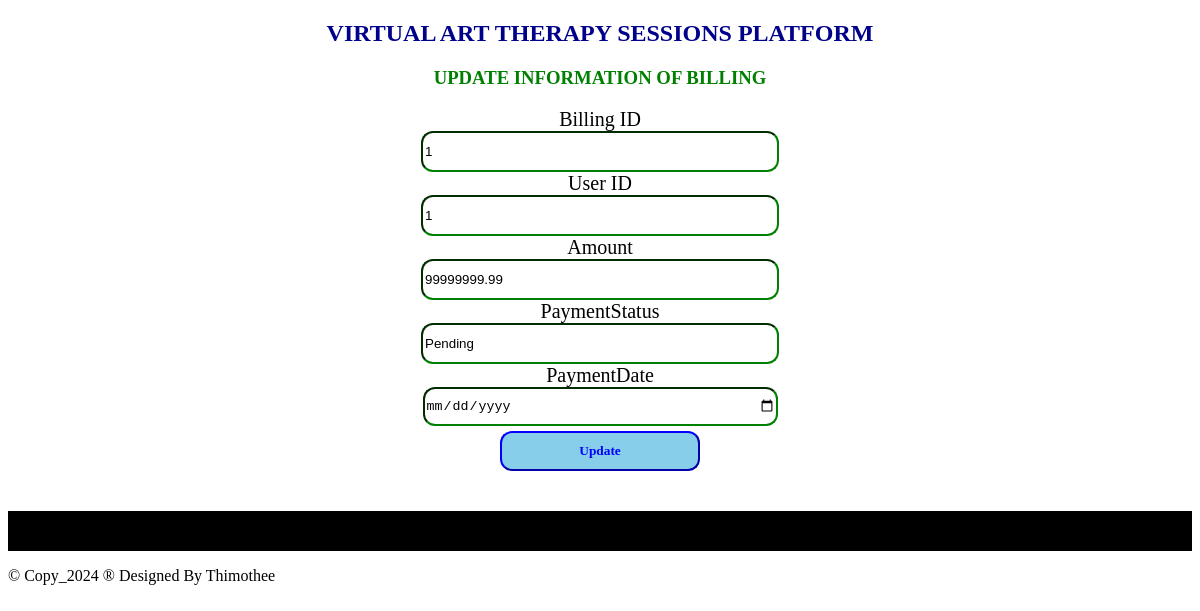
Screenshot of /updatebilling.php?BillingID=1 with the database file from the repository.
### tables this page shows
CREATE TABLE `billing` (
  `BillingID` int(11) NOT NULL,
  `SessionID` int(11) DEFAULT NULL,
  `Amount` decimal(10,2) DEFAULT NULL,
  `PaymentStatus` enum('Pending','Completed','Refunded') DEFAULT NULL,
  `PaymentDate` datetime DEFAULT NULL
);

### updatebilling.php (the view, shortened to what this page needs)
<?php
include "dbconnection.php";
$BillingID = $SessionID = $Amount = $PaymentStatus = $PaymentDate = "";
if ($_SERVER['REQUEST_METHOD'] == 'GET') {
    $BillingID = $_GET["BillingID"];
    $sql = "SELECT * FROM billing WHERE BillingID = ?";
    $stmt = $connection->prepare($sql);
    $stmt->bind_param("i", $BillingID);
    $stmt->execute();
    $result = $stmt->get_result();
    if ($result->num_rows > 0) {
        $row = $result->fetch_assoc();
        $SessionID = $row['SessionID'];
        $Amount = $row["Amount"];
        $PaymentStatus = $row["PaymentStatus"];
        $PaymentDate = $row["PaymentDate"];
    } else {
        header("Location: viewbilling.php");
        exit;
    }
}
?>
<!DOCTYPE html>
<html>
<head>
</head>
<body>
    <center>
        <h2>VIRTUAL ART THERAPY SESSIONS PLATFORM</h2>
        <h3 style="color: green;">UPDATE INFORMATION OF BILLING</h3>
        <section class="forms">
            <form method="POST" onsubmit="return confirmUpdate();">
                <label>Billing ID</label><br>
                <input type="text" name="BillingID" readonly class="input" value="<?php echo $BillingID; ?>"><br>
                <label>User ID</label><br>
                <input type="text" name="SessionID" readonly class="input" value="<?php echo $SessionID; ?>"><br>
                <label>Amount</label><br>
                <input type="text" name="Amount" class="input" value="<?php echo $Amount; ?>"><br>
                <label>PaymentStatus</label><br>
                <input type="text" name="PaymentStatus" value="<?php echo $PaymentStatus; ?>" class="input"><br>
                <label>PaymentDate</label><br>
                <input type="date" name="PaymentDate" value="<?php echo $PaymentDate; ?>" class="input"><br>
                <input type="submit" name="submit" value="Update" class="sb">
            </form>
        </section>
    </center>
    <footer>
        <p style="color: white; text-align: center; margin-top: 40px; background-color: black; height: 40px;"><marquee>&copy; Copy_2024 &reg; Designed By Thimothee</marquee></p>
    </footer>
</body>
</html>

### updatebilling.php (style rules this page uses)
h2 { font-family: Castellar; color: darkblue; }
label { font-family: elephant; font-size: 20px; }
.sb { font-family: Georgia; padding: 10px; border-color: blue; background-color: skyblue; width: 200px; margin-top: 5px; border-radius: 12px; font-weight: bold; color: blue; }
.input { width: 350px; height: 35px; border-radius: 12px; border-color: green; }

### rows the page displays
billing: SessionID "1", Amount "99999999.99", PaymentStatus "Pending"
